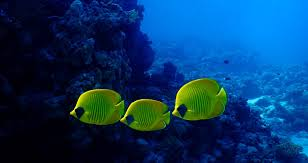
#> input picture Dorey.jpg, 308 x 163 px, found by its file name
$ python main.py
#> lines starting #> are read from the running program, lines starting #| are printed output that depends on the picture; after the words box and inside, x2 and y2 are one past the last pixel; in counts of white or black regions, pixels touching at a corner belong together
import cv2
import numpy as np

# ------------------------------
# 1. Load Image Function
# ------------------------------
def load_image(path):
    """Loads an image from file."""
    img = cv2.imread(path)
#> img is the input picture: shape (163, 308, 3); mean B, G, R 101.7, 55.9, 8.9
    if img is None:
        raise ValueError("Image not found. Check file path.")
    return img

# ------------------------------
# 2. Preprocessing Function
# ------------------------------
def preprocess_image(img):
    """
    Applies noise reduction, contrast enhancement, and color correction
    to improve underwater image visibility.
    """

    # Convert to LAB color space for contrast enhancement
    lab = cv2.cvtColor(img, cv2.COLOR_BGR2LAB)
#> lab: shape (163, 308, 3); mean of channels 0, 1, 2 59.8, 134.9, 99.5
    l, a, b = cv2.split(lab)
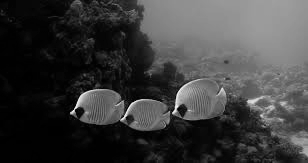
#> l: shape (163, 308); min 0, max 250, mean 59.8
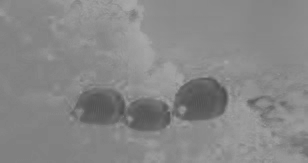
#> a: shape (163, 308); min 77, max 169, mean 134.9
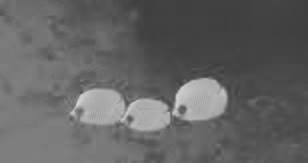
#> b: shape (163, 308); min 62, max 212, mean 99.5

    # Apply CLAHE to L-channel to improve contrast
    clahe = cv2.createCLAHE(clipLimit=3.0, tileGridSize=(8,8))
    cl = clahe.apply(l)
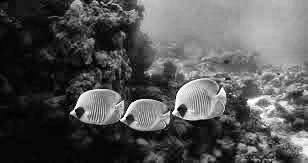
#> cl: shape (163, 308); min 2, max 255, mean 84

    # Merge and convert back to BGR
    enhanced_lab = cv2.merge((cl, a, b))
#> enhanced_lab: shape (163, 308, 3); mean of channels 0, 1, 2 84, 134.9, 99.5
    enhanced_img = cv2.cvtColor(enhanced_lab, cv2.COLOR_LAB2BGR)

    # Noise reduction using bilateral filter (preserves edges)
    denoised = cv2.bilateralFilter(enhanced_img, d=9, sigmaColor=75, sigmaSpace=75)

    return denoised

# ------------------------------
# 3. Edge Detection Function
# ------------------------------
def detect_edges(img):
    """
    Apply Canny edge detection after converting to grayscale.
    """
    gray = cv2.cvtColor(img, cv2.COLOR_BGR2GRAY)

    # Use Gaussian blur before Canny for smooth edges
    blurred = cv2.GaussianBlur(gray, (5, 5), 0)
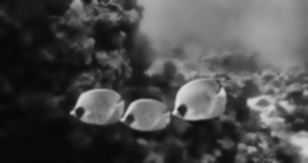
#> blurred: shape (163, 308); min 6, max 220, mean 74.7

    edges = cv2.Canny(blurred, 50, 150)
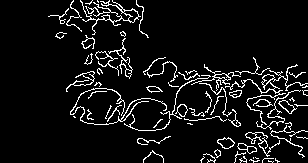
#> edges: shape (163, 308); 7.6% white in thin lines or dots, all inside (x1, y1, x2, y2) = (48, 0, 308, 163)
    return edges

# ------------------------------
# 4. Contour Extraction Function
# ------------------------------
def extract_contours(edge_img):
    """
    Finds contours from edge-detected image.
    """
    contours, hierarchy = cv2.findContours(edge_img, cv2.RETR_EXTERNAL, cv2.CHAIN_APPROX_SIMPLE)
#> contours = 68 contours, 50 with area under 20; largest, box (x1, y1, x2, y2) and area: (80, 0, 141, 35) 216, (225, 64, 308, 125) 162, (217, 137, 235, 149) 122, (278, 100, 297, 114) 106, (237, 143, 257, 154) 98
    return contours

# ------------------------------
# 5. Draw Fish Outline Function
# ------------------------------
def draw_fish_outline(original_img, contours):
    """
    Draws detected fish boundaries using contours.
    """
    outlined = original_img.copy()

    # Draw contours (you can adjust thickness and color)
    cv2.drawContours(outlined, contours, -1, (0, 255, 0), 2)

    return outlined

# ------------------------------
# MAIN EXECUTION BLOCK
# ------------------------------
if __name__ == "__main__":
    path = r"C:\Users\prana\OneDrive\Desktop\cv\Dorey.jpg"  # Change path here to test multiple images

    # Step 1: Load Image
    original = load_image(path)

    # Step 2: Preprocess for underwater enhancement
    processed = preprocess_image(original)

    # Step 3: Edge Detection
    edges = detect_edges(processed)

    # Step 4: Extract Contours
    contours = extract_contours(edges)

    # Step 5: Draw Final Fish Outlines
    outlined_img = draw_fish_outline(processed, contours)
#> in draw_fish_outline, `cv2.drawContours(outlined, contours, -1, (0, 255, 0), 2)`:
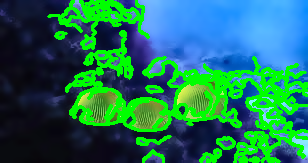
#> outlined: shape (163, 308, 3); mean B, G, R 91.3, 114.7, 30.3

    # ------------------------------
    # 6. Display all images
    # ------------------------------
    cv2.imshow("Original Image", original)
    cv2.imshow("Processed Image", processed)
    cv2.imshow("Detected Edges", edges)
    cv2.imshow("Fish Outlined Image", outlined_img)

    print(f"Contours Detected: {len(contours)} (Possible fish shapes detected)")
#| Contours Detected: 68 (Possible fish shapes detected)

    cv2.waitKey(0)
    cv2.destroyAllWindows()
